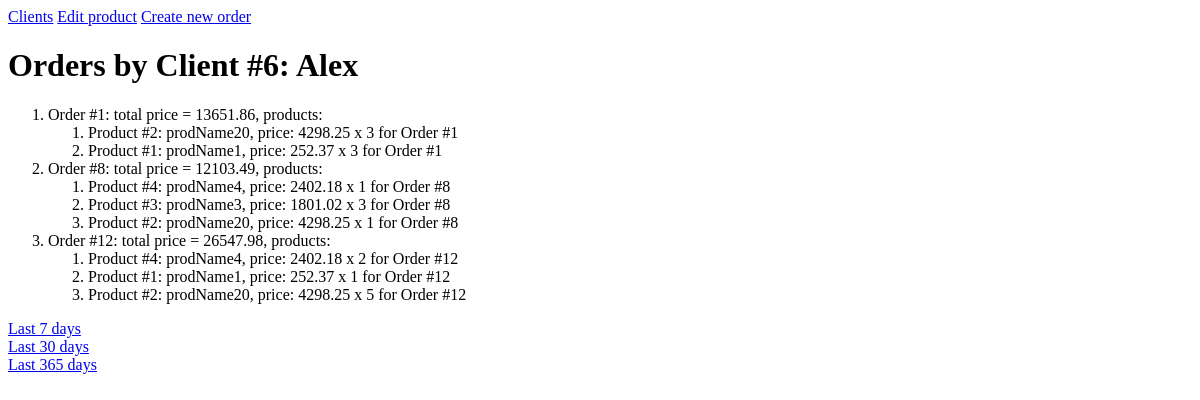
The app's page /shop_app/client/6/, older data.
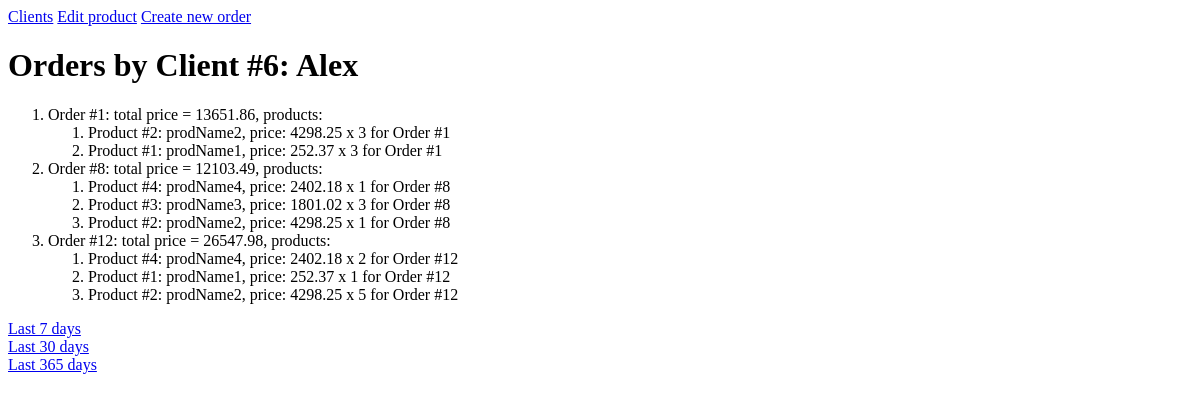
The same page, newer data.
### shop_app/models.py (models this page shows)
class Order(models.Model):
    client = models.ForeignKey(Client, on_delete=models.CASCADE)
    products = models.ManyToManyField(Product, through='OrderItem')
    total_price = models.DecimalField(max_digits=12, decimal_places=2, default=0)
    date_created = models.DateTimeField(auto_now_add=True)
    def __str__(self) -> str:
        return f"Order #{self.pk}"

class OrderItem(models.Model):
    order = models.ForeignKey(Order, on_delete=models.CASCADE)
    product = models.ForeignKey(Product, on_delete=models.CASCADE)
    quantity = models.IntegerField()
    price = models.DecimalField(max_digits=10, decimal_places=2)
    def __str__(self):
        return f"{self.product} x {self.quantity} for {self.order}\n"

class Product(models.Model):
    name = models.CharField(max_length=50)
    description = models.TextField()
    price = models.DecimalField(max_digits=8, decimal_places=2)
    quantity = models.IntegerField(default=0)
    added_date = models.DateTimeField()
    photo = models.ImageField(upload_to="product_photos/", blank=True, null=True)
    def __str__(self) -> str:
        return f"Product #{self.pk}: {self.name}, price: {self.price}"

### shop_app/views.py (the view)
# urls.py: path("client/<int:client_id>/", views.client, name="client"),
def client(request, client_id: int):
    client = Client.objects.get(pk=client_id)
    orders = Order.objects.filter(client=client)
    order_items = {}
    for order in orders:
        items = OrderItem.objects.filter(order=order)
        order_items[order.pk] = []
        for item in items:
            order_items[order.pk].append(item)
    context = {
        "client": client,
        "orders": orders,
        "order_items": order_items,
        "title": f"Orders by {client.str_to_title()}",
    }
    return render(request, "shop_app/client.html", context)

### shop_app/models.py (called while the page is built)
    def str_to_title(self):
        return f"Client #{self.pk}: {self.name}"

### shop_app/templates/shop_app/client.html (shortened to what this page needs)
{% extends 'shop_app/base.html' %}
{% block content %}
<h1>{{ title }}</h1>
<ol>
    {% for order in orders %}
    <li>Order #{{ order.id }}: total price = {{ order.total_price }}, products:
        <ol>
            {% for key, value in order_items.items %}
            {% if key == order.id %}
            {% for item in value %}
            <li> {{ item }} </li>
            {% endfor %}
            {% endif %}
            {% endfor %}
        </ol>
    </li>
    {% endfor %}
</ol>
<a href="{% url 'client_7days' client.id %}">Last 7 days </a><br>
<a href="{% url 'client_30days' client.id %}">Last 30 days </a><br>
<a href="{% url 'client_365days' client.id %}">Last 365 days </a>
{% endblock %}

### shop_app/templates/shop_app/base.html (shortened to what this page needs)
<!DOCTYPE html>
<html lang="en">
  <head>
  </head>
  <body>
    <header>
      <nav>
        <a href="{% url 'clients' %}">Clients</a>
        <a href="{% url 'prod_edit' %}">Edit product</a>
        <a href="{% url 'order_create' %}">Create new order</a>
      </nav>
    </header>
    {% block content %} Content {% endblock %}
  </body>
</html>

Row changes from the older to the newer data that the page shows:
changed through a linked row, OrderItem: product+quantity+order "Product #2: prodName20, price: 4298.25 x 3 for Order #1" → "Product #2: prodName2, price: 4298.25 x 3 for Order #1"
changed through a linked row, OrderItem: product+quantity+order "Product #2: prodName20, price: 4298.25 x 1 for Order #8" → "Product #2: prodName2, price: 4298.25 x 1 for Order #8"
changed through a linked row, OrderItem: product+quantity+order "Product #2: prodName20, price: 4298.25 x 5 for Order #12" → "Product #2: prodName2, price: 4298.25 x 5 for Order #12"
